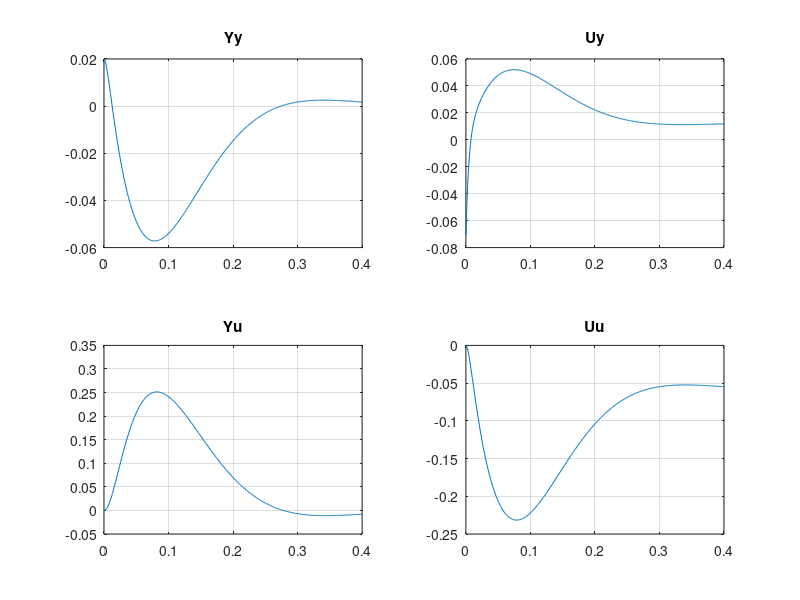
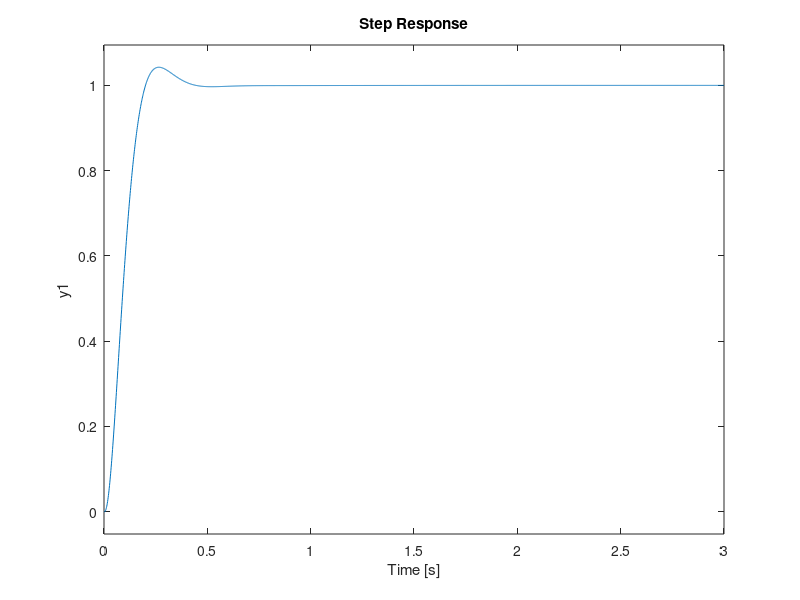
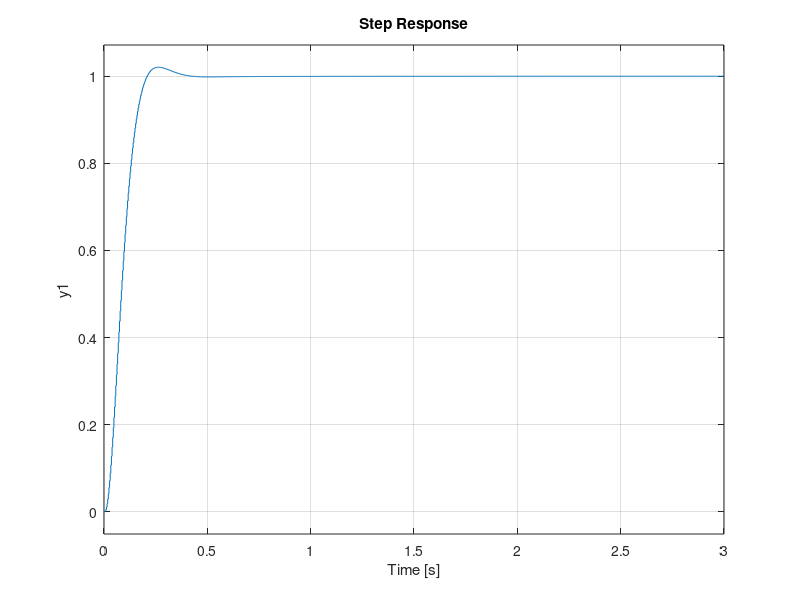
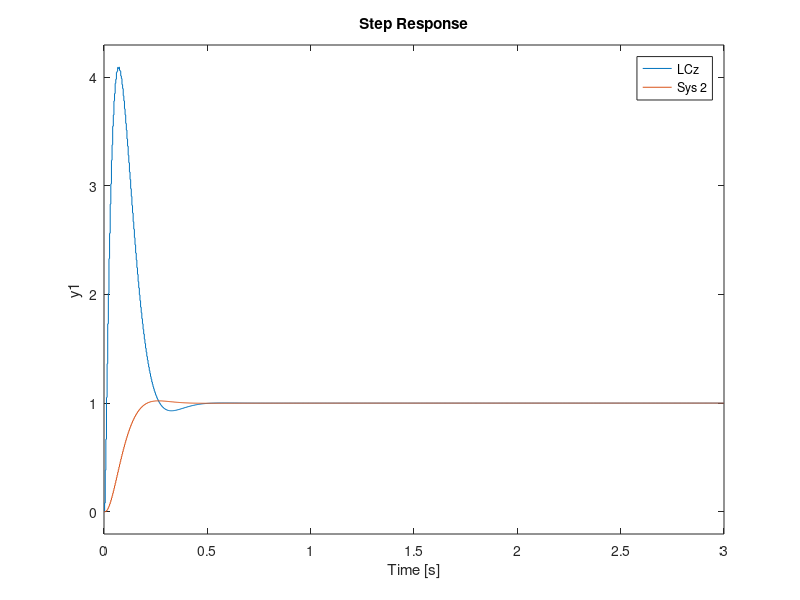

Source code (MATLAB) for these figures, in order:
clear all;
s=tf('s'); 

Tobj= 288/(s^2+24*s+288); 
figure(1); step(Tobj); %lazo cerrado deseado
P= 2873000/(s+333.3)/(s+76.03)/(s-73.64); A= 0.0106; B=0.0236;
K= (A*s+B)*(s+76.03)/s; LC=feedback(K*P,1); 

zpk(LC) %lazo cerrado obtenido

%        30454 (s+76.03) (s+2.226)
%  ------------------------------------------
%  (s+235.8) (s+76.03) (s^2 + 23.84s + 287.5)

F= 2.22/(s+2.22); %f=x/(s+2.22) y sacamos x con f(0)=1 -->x=2.22

figure(2); step( F* feedback(K*P, 1) ); grid

[MG,MF,wf,wc]=margin(K*P) %nos sale un MF pequeño aprox 24

T=[0.15,0.50]/wc  %0.0029    0.0096

Ts=0.003; G= c2d(P,Ts,'zoh'); D= c2d(K,Ts,'tustin');
Fz= c2d(F,Ts,'tustin'); figure(3); step(Fz*feedback(D*G,1));

LCz= feedback(D*G,1); 

figure(4); step(LCz, Fz*LCz); grid  %sin prefiltro SO=300%

P= 8620/(s+76)/(s-73.6); 
A= 0.0106; B=0.0236; 
Tf=0.003;

C=(A*s+B)*(s+76)/s/(1+s*Tf); 
hu=0.06; hy=0.02; t=(0: 0.001: 0.4);

Yy=step( hy*feedback(1,C*P),t); 
Uy=step(-hy*feedback(C,P),t);
Yu=step( hu*feedback(P,C), t); 
Uu=step(-hu*feedback(C*P,1),t);

figure(1);
subplot(221); plot(t,Yy); grid; title('Yy');
subplot(222); plot(t,Uy); grid; title('Uy');
subplot(223); plot(t,Yu); grid; title('Yu');
subplot(224); plot(t,Uu); grid; title('Uu');